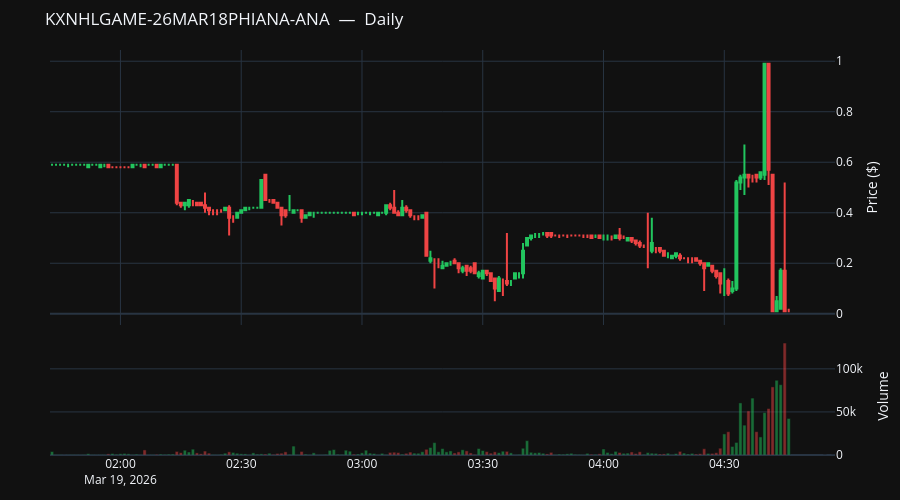

Here is the notebook cell this chart was saved with:
### Code cell
# @title
import plotly.graph_objects as go
from plotly.subplots import make_subplots

df = candles.to_dataframe()

fig = make_subplots(
    rows=2, cols=1,
    shared_xaxes=True,
    vertical_spacing=0.03,
    row_heights=[0.7, 0.3],
)

# Candlesticks
fig.add_trace(
    go.Candlestick(
        x=df["timestamp"],
        open=df["open_dollars"].astype(float),
        high=df["high_dollars"].astype(float),
        low=df["low_dollars"].astype(float),
        close=df["close_dollars"].astype(float),
        increasing_line_color="#22c55e",
        decreasing_line_color="#ef4444",
        name="Price",
    ),
    row=1, col=1,
)

# Volume bars — colored by direction
colors = [
    "#22c55e" if c >= o else "#ef4444"
    for c, o in zip(df["close_dollars"].astype(float), df["open_dollars"].astype(float))
]
fig.add_trace(
    go.Bar(
        x=df["timestamp"],
        y=df["volume_fp"].astype(float),
        marker_color=colors,
        opacity=0.5,
        name="Volume",
    ),
    row=2, col=1,
)

fig.update_layout(
    title=f"{market.ticker}  —  Daily",
    template="plotly_dark",
    height=500,
    showlegend=False,
    xaxis_rangeslider_visible=False,
    margin=dict(l=50, r=20, t=50, b=30),
    yaxis=dict(title="Price ($)", side="right"),
    yaxis2=dict(title="Volume", side="right"),
)

fig.show()

### Figure 1 — Plotly figure (JSON) as saved in the notebook; plotly's stock layout.template omitted (floating-point values rounded to 4 significant figures; data arrays with more than 128 entries replaced by an {"elided": "..."} marker saying what was removed)
{"data": [{"close": {"elided": "186 float values"}, "decreasing": {"line": {"color": "#ef4444"}}, "high": {"elided": "186 float values"}, "increasing": {"line": {"color": "#22c55e"}}, "low": {"elided": "186 float values"}, "name": "Price", "open": {"elided": "186 float values"}, "type": "candlestick", "x": {"elided": "186 str values"}, "xaxis": "x", "yaxis": "y"}, {"marker": {"color": {"elided": "186 str values"}}, "name": "Volume", "opacity": 0.5, "type": "bar", "x": {"elided": "186 str values"}, "xaxis": "x2", "y": {"elided": "186 float values"}, "yaxis": "y2"}], "layout": {"height": 500, "margin": {"b": 30, "l": 50, "r": 20, "t": 50}, "showlegend": false, "title": {"text": "KXNHLGAME-26MAR18PHIANA-ANA  —  Daily"}, "xaxis": {"anchor": "y", "domain": [0, 1], "matches": "x2", "rangeslider": {"visible": false}, "showticklabels": false}, "xaxis2": {"anchor": "y2", "domain": [0, 1]}, "yaxis": {"anchor": "x", "domain": [0.321, 1.0], "side": "right", "title": {"text": "Price ($)"}}, "yaxis2": {"anchor": "x2", "domain": [0, 0.291], "side": "right", "title": {"text": "Volume"}}}}
